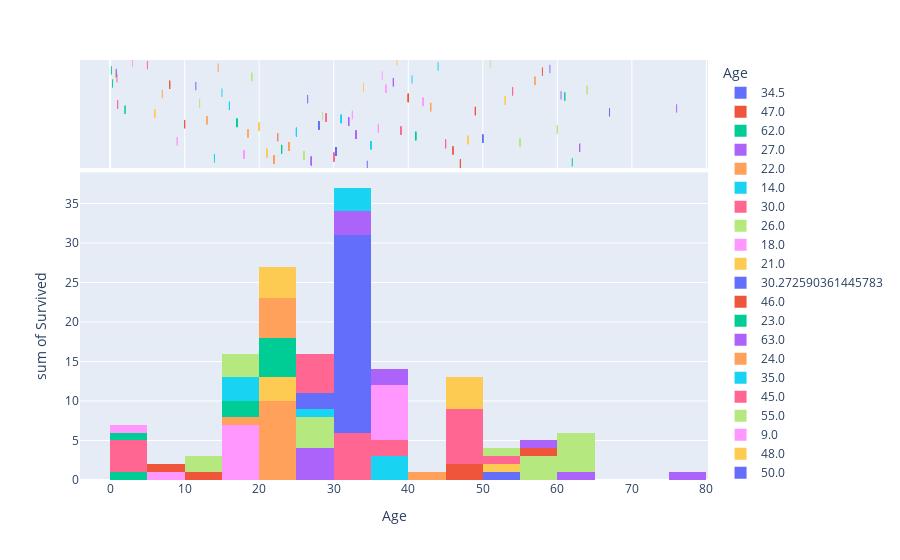

Notebook code cell kept with this figure:
### Code cell
px.histogram(df, x="Age", y="Survived", color="Age", marginal="rug")
